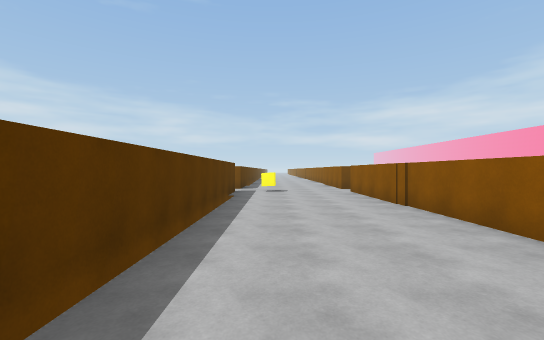
View 1 (above)

14 first-person views from a walk through a Unity game level. The camera is 1.5 m above the floor, looks level and sees 90° across. The floor is counted in squares, 1.8 m on a side. Each view is taken from the middle of a square. On the plan, view 1 faces up. The plan holds only what a view shows up to about 10 squares ahead; the rest is blank. The place goes on beyond the plan. The player is left out.

View 2
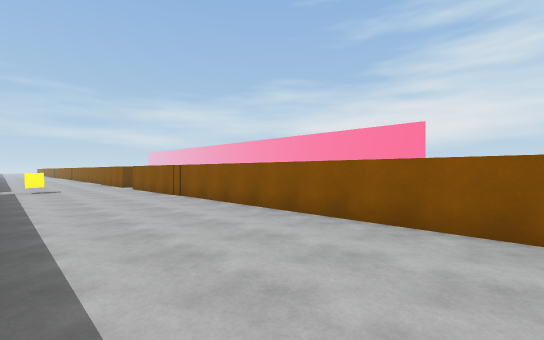

View 3
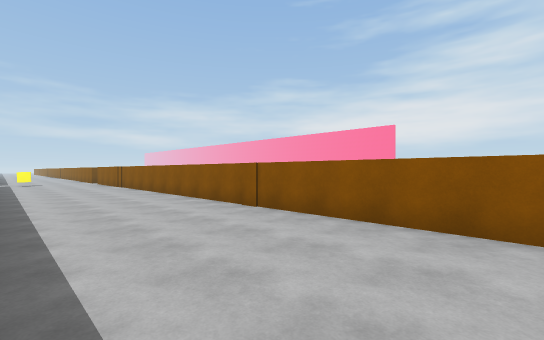

View 4
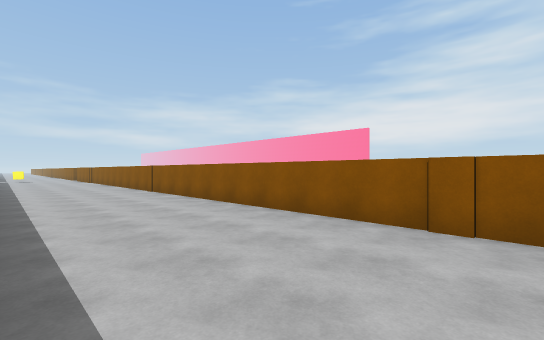

View 5
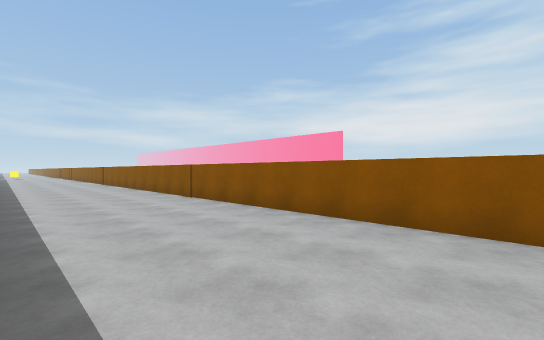

View 6
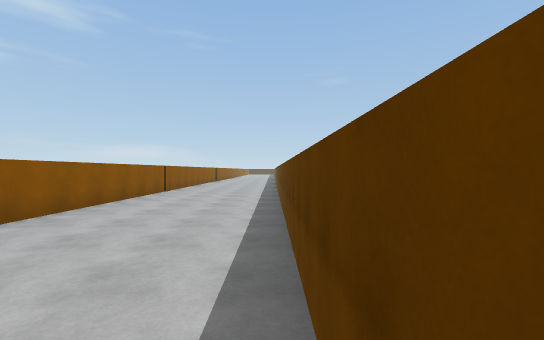

View 7
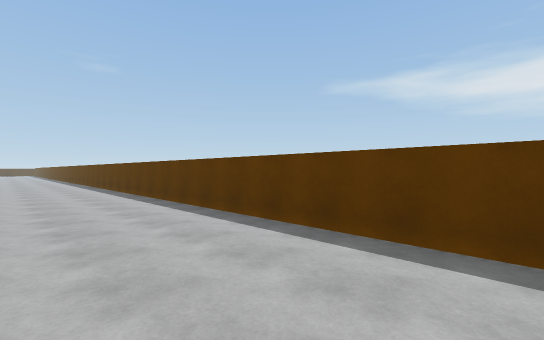

View 8
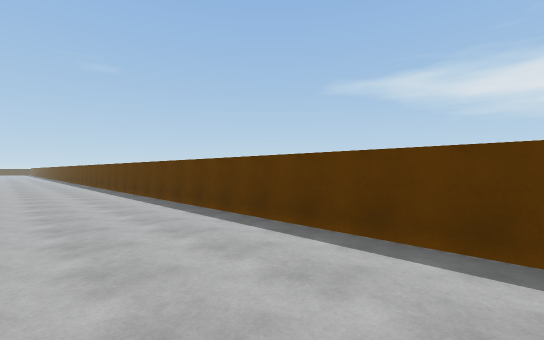

View 9
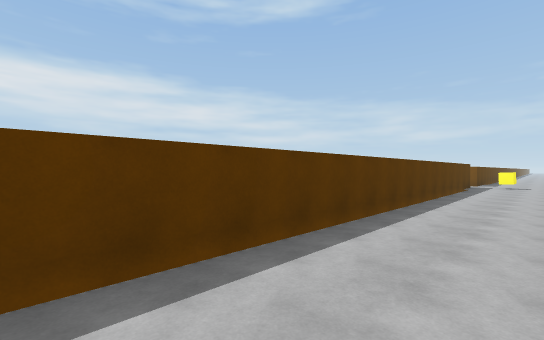

View 10
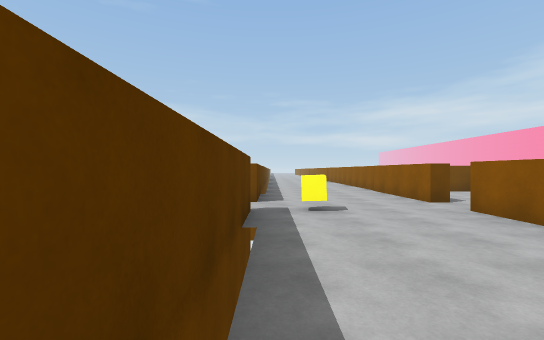

View 11
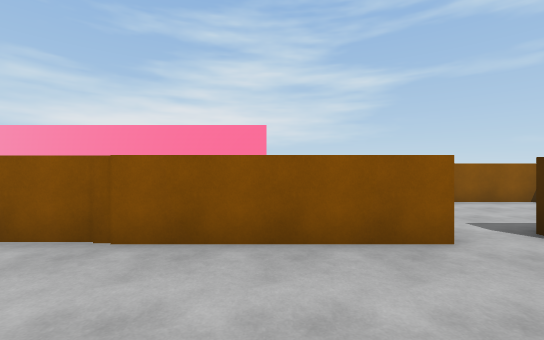

View 12
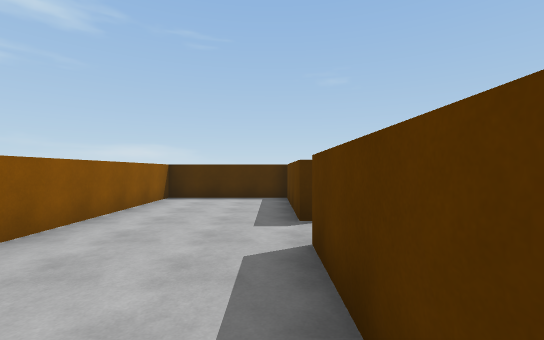

View 13
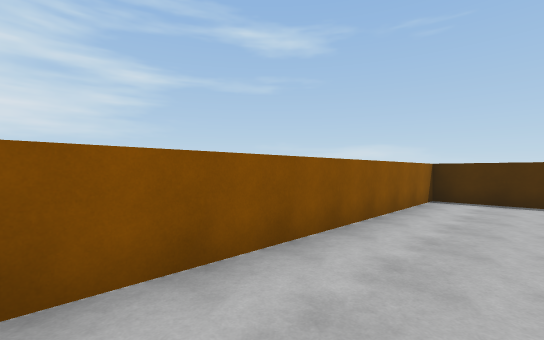

View 14
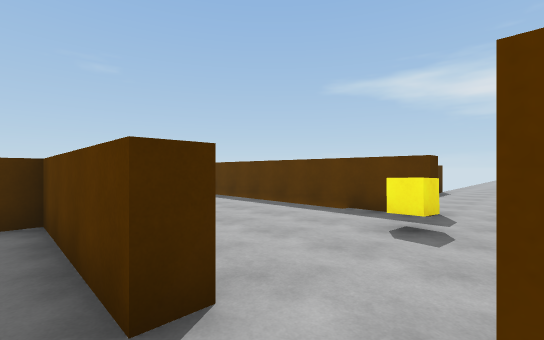

### Floor plan
Points are (right, up) in squares from view 1. A wall is a line through its corners. A room is listed if a view was taken in it or the views show most of it. See-through windows are left out.
Room 1 (views 1, 2, 3, 4, 5, 6, 7, 8, 9, 10, 11)
walls: (-1.4, -6) (-1.4, -23.5); (-2, 10.6) (-1.4, 10.6) (-1.4, -5); (3.2, 12) (3.2, 16.5); (-1.4, 14.1) (-1.4, 12.1); (3.2, -23) (3.2, 10.6)
ways out: opening at (3, 11) to room 2; opening at (-2, 11.5)
objects: yellow cube (0, 11)
Room 2 (views 12, 13, 14)
walls: (3.2, 10.6) (3.5, 10.6) (3.5, 6.8) (7.1, 6.8) (7.1, 15); (3.5, 14.6) (3.5, 12) (3.2, 12)
ways out: opening at (3, 11) to room 1

Where each view was taken, in squares from view 1:
view 1: 0 up, 0 right, facing up
view 2: 2 down, 1 left, facing up-right
view 3: 8 down, 1 left, facing up-right
view 4: 14 down, 1 left, facing up-right
view 5: 21 down, 1 left, facing up-right
view 6: 13 down, 1 left, facing down
view 7: 13 down, 2 right, facing down-left
view 8: 6 down, 2 right, facing down-left
view 9: 5 down, 1 right, facing up-left
view 10: 5 up, 1 left, facing up
view 11: 14 up, 0 right, facing right
view 12: 15 up, 4 right, facing down
view 13: 15 up, 5 right, facing down-right
view 14: 12 up, 4 right, facing down-left
